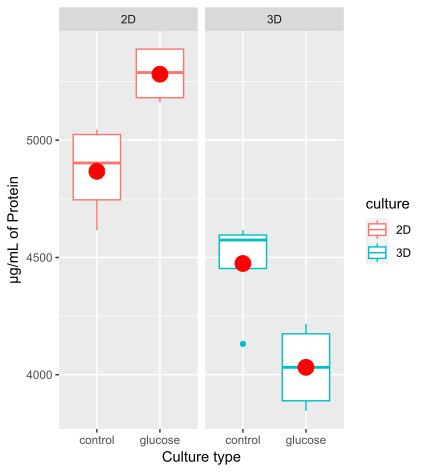

Write R code to recreate this figure.
library(readxl)
library(writexl)
library(ggplot2)
library(ggpubr)
library(dplyr)
#Create Plot
sample<-read_excel("muestra bradford.xlsx")
sample<-mutate(sample, conc=(absorbance*100-0.14)/0.0035)
g<-ggplot(sample,aes(y=conc,color=culture))
p<-g+geom_boxplot(aes(type))+facet_grid(.~culture)+stat_summary(fun=mean, geom="point", shape=20, size=8, color="red", fill="red",aes(type))
p+ylab("μg/mL of Protein")+xlab("Culture type")
#Export means
mean_data<-sample %>%
        group_by(culture, type) %>%
        summarise(mean = mean(conc), n = n())
mean_data
write_xlsx(mean_data,"C:/Users/andre/OneDrive - unizar.es/Trabajos/Tercero/Cultivos/Esferoides Caco 3D/sample_means.xlsx")                  
